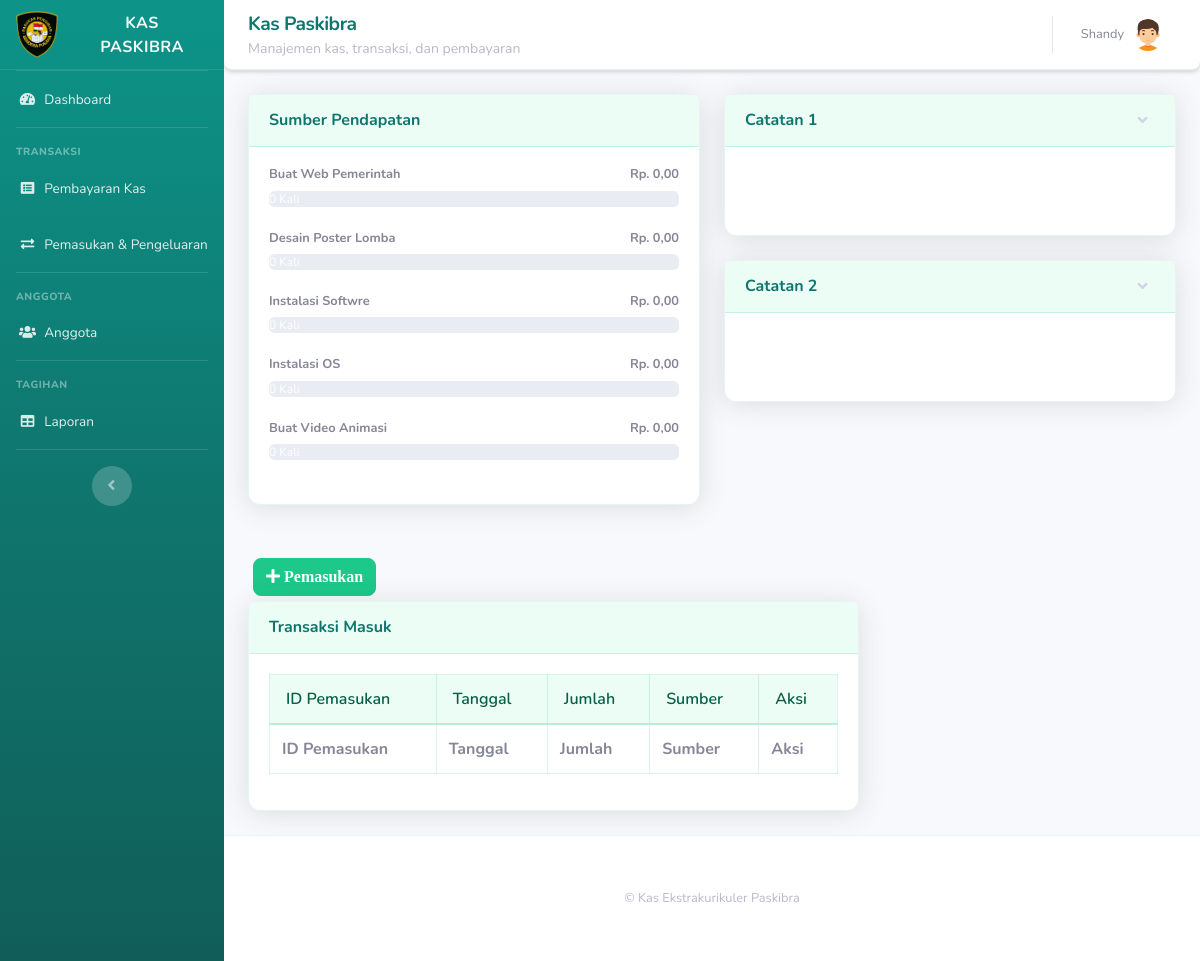
Page /pendapatan.php (signed in) on the earlier database version.
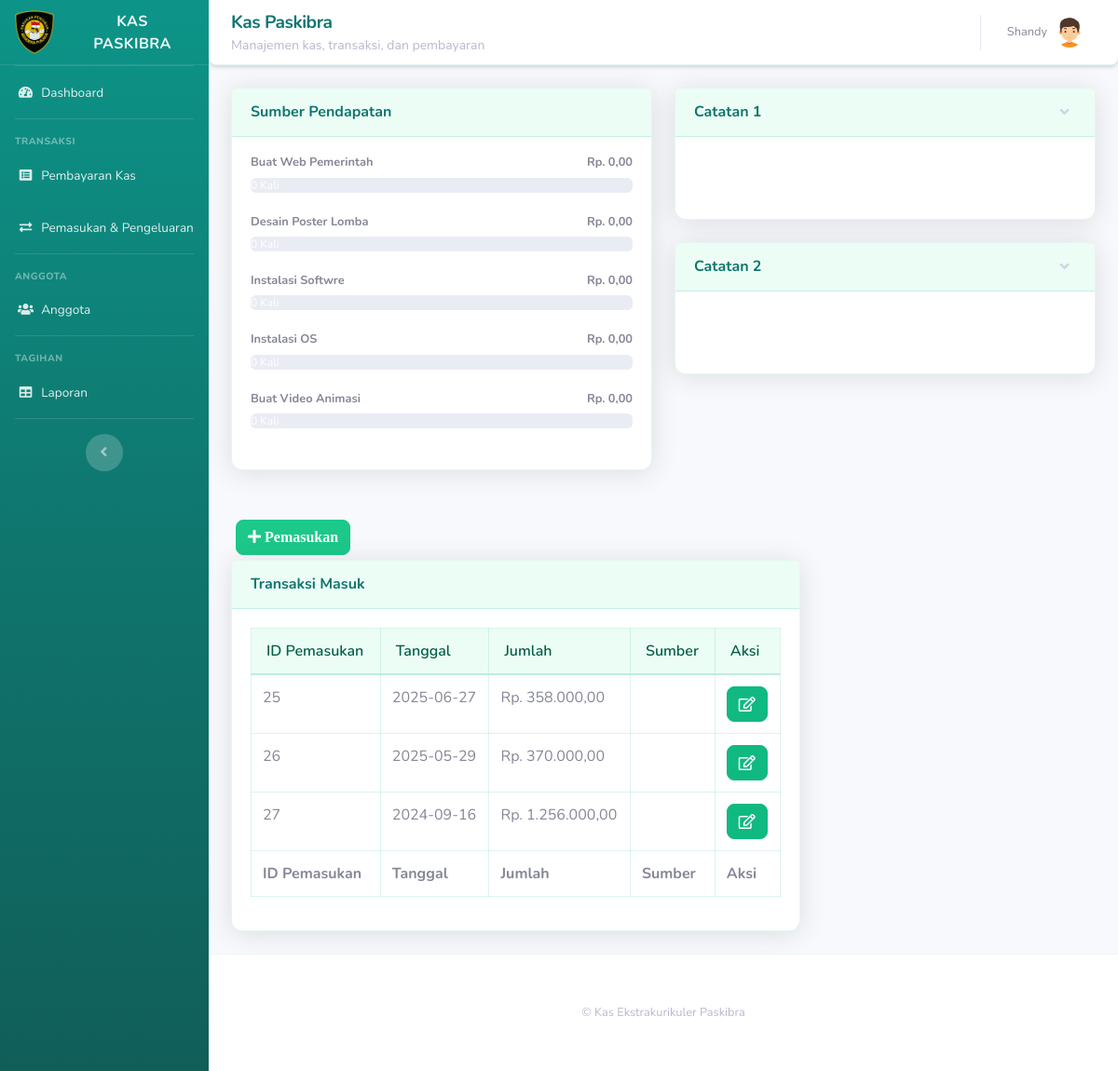
Same page on the later database version.
### tables this page shows
CREATE TABLE `pemasukan` (
  `id_pemasukan` int(11) NOT NULL,
  `tgl_pemasukan` date NOT NULL,
  `jumlah` int(11) NOT NULL,
  `keterangan` varchar(100) NOT NULL,
  `id_sumber` int(11) DEFAULT NULL
);

### pendapatan.php (the view, shortened to what the changed rows need)
<!DOCTYPE html>
<html lang="en">
<head>
  <link href="vendor/fontawesome-free/css/all.min.css" rel="stylesheet" type="text/css">
  <link href="css/sb-admin-2.min.css" rel="stylesheet">
  <link href="css/paskibra-theme.css" rel="stylesheet">
  <script src="https://cdn.jsdelivr.net/npm/@tailwindcss/browser@4"></script>
</head>
<body id="page-top">
<?php
require 'koneksi.php';
require ('sidebar.php'); ?>
      <div id="content">
        <div class="container-fluid">
          <div class="row">
					   <div class="col-xl-8 col-lg-7">
					   <button type="button" class="btn btn-success" style="margin:5px" data-toggle="modal" data-target="#myModalTambah"><i class="fa fa-plus"> Pemasukan</i></button><br>
          <div class="card shadow mb-4">
            <div class="card-body">
              <div class="table-responsive">
               <table class="table table-bordered" id="dataTable" width="100%" cellspacing="0">
                  <thead>
                    <tr>
                      <th>ID Pemasukan</th>
                      <th>Tanggal</th>
                      <th>Jumlah</th>
                      <th>Sumber</th>
					  <th>Aksi</th>
                    </tr>
                  </thead>
                  <tfoot>
                    <tr>
                      <th>ID Pemasukan</th>
                      <th>Tanggal</th>
                      <th>Jumlah</th>
                      <th>Sumber</th>
                      <th>Aksi</th>
                    </tr>
                  </tfoot>
                  <tbody>
				  <?php
$query = mysqli_query($koneksi,"SELECT * FROM pemasukan");
while ($data = mysqli_fetch_assoc($query))
{
?>
                    <tr>
                      <td><?=$data['id_pemasukan']?></td>
                      <td><?=$data['tgl_pemasukan']?></td>
                      <td>Rp. <?=number_format($data['jumlah'],2,',','.');?></td>
                      <td><?=$data['id_sumber']?></td>
					  <td>
<a href="#" type="button" class=" fa fa-edit btn btn-primary btn-md" data-toggle="modal" data-target="#myModal<?php echo $data['id_pemasukan']; ?>"></a>
</td>
</tr>
  </div>
<?php
}
?>
                  </tbody>
                </table>
              </div>
            </div>
          </div>
		  </div>
       </div>
      </div>
    </div>
  </div>
</body>
</html>

Differences in the rows shown:
added pemasukan: id_pemasukan "25", tgl_pemasukan "2025-06-27", jumlah "358.000,00"
added pemasukan: id_pemasukan "26", tgl_pemasukan "2025-05-29", jumlah "370.000,00"
added pemasukan: id_pemasukan "27", tgl_pemasukan "2024-09-16", jumlah "1.256.000,00"
